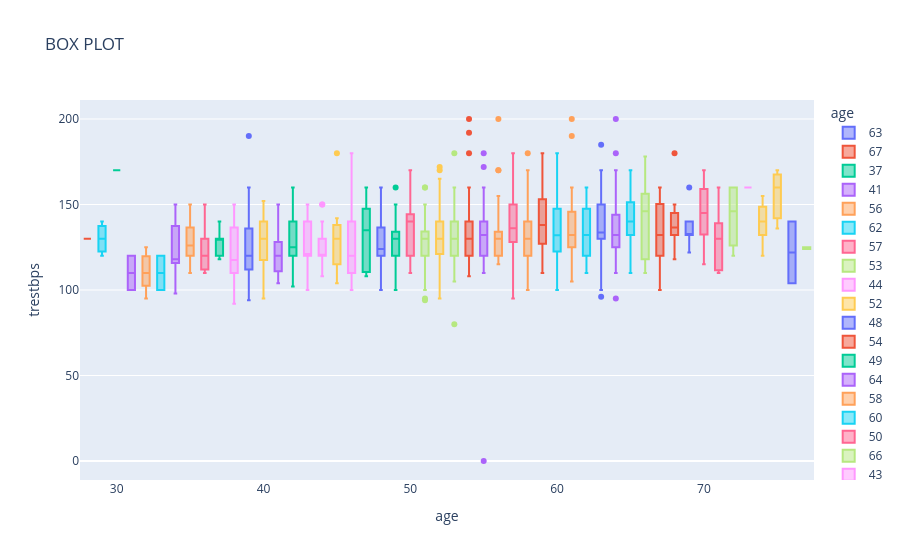

The cell this chart's notebook holds for it:
### Markdown cell above
# EDA Analysis

### Code cell
import plotly .io as pio
fig = px.box(
    df, 
    x="age",
    y="trestbps",
    color="age",
    title="BOX PLOT"
) 
fig.show()

### Figure 1 — Plotly figure (JSON) as saved in the notebook; plotly's stock layout.template omitted (floating-point values rounded to 4 significant figures)
{"data": [{"alignmentgroup": "True", "hovertemplate": "age=%{x}<br>trestbps=%{y}<extra></extra>", "legendgroup": "63", "marker": {"color": "#636efa"}, "name": "63", "notched": false, "offsetgroup": "63", "orientation": "v", "showlegend": true, "type": "box", "x": [63, 63, 63, 63, 63, 63, 63, 63, 63, 63, 63, 63, 63, 63, 63, 63, 63, 63, 63, 63, 63, 63, 63, 63, 63, 63, 63, 63, 63, 63], "x0": " ", "xaxis": "x", "y": [145.0, 130.0, 135.0, 130.0, 150.0, 140.0, 108.0, 140.0, 124.0, 150.0, 100.0, 140.0, 150.0, 150.0, 185.0, 140.0, 132.1, 170.0, 126.0, 130.0, 160.0, 136.0, 132.1, 132.1, 130.0, 160.0, 130.0, 96.0, 110.0, 132.1], "y0": " ", "yaxis": "y"}, {"alignmentgroup": "True", "hovertemplate": "age=%{x}<br>trestbps=%{y}<extra></extra>", "legendgroup": "67", "marker": {"color": "#EF553B"}, "name": "67", "notched": false, "offsetgroup": "67", "orientation": "v", "showlegend": true, "type": "box", "x": [67, 67, 67, 67, 67, 67, 67, 67, 67, 67, 67, 67, 67, 67, 67], "x0": " ", "xaxis": "x", "y": [160.0, 120.0, 125.0, 115.0, 100.0, 152.0, 120.0, 106.0, 152.0, 145.0, 142.0, 160.0, 120.0, 132.1, 140.0], "y0": " ", "yaxis": "y"}, {"alignmentgroup": "True", "hovertemplate": "age=%{x}<br>trestbps=%{y}<extra></extra>", "legendgroup": "37", "marker": {"color": "#00cc96"}, "name": "37", "notched": false, "offsetgroup": "37", "orientation": "v", "showlegend": true, "type": "box", "x": [37, 37, 37, 37, 37, 37, 37, 37, 37, 37, 37], "x0": " ", "xaxis": "x", "y": [130.0, 120.0, 120.0, 130.0, 130.0, 130.0, 130.0, 120.0, 130.0, 140.0, 118.0], "y0": " ", "yaxis": "y"}, {"alignmentgroup": "True", "hovertemplate": "age=%{x}<br>trestbps=%{y}<extra></extra>", "legendgroup": "41", "marker": {"color": "#ab63fa"}, "name": "41", "notched": false, "offsetgroup": "41", "orientation": "v", "showlegend": true, "type": "box", "x": [41, 41, 41, 41, 41, 41, 41, 41, 41, 41, 41, 41, 41, 41, 41, 41, 41, 41, 41, 41, 41, 41, 41, 41], "x0": " ", "xaxis": "x", "y": [130.0, 105.0, 110.0, 135.0, 112.0, 130.0, 112.0, 110.0, 126.0, 120.0, 110.0, 125.0, 130.0, 120.0, 120.0, 125.0, 112.0, 110.0, 120.0, 130.0, 120.0, 125.0, 104.0, 150.0], "y0": " ", "yaxis": "y"}, {"alignmentgroup": "True", "hovertemplate": "age=%{x}<br>trestbps=%{y}<extra></extra>", "legendgroup": "56", "marker": {"color": "#FFA15A"}, "name": "56", "notched": false, "offsetgroup": "56", "orientation": "v", "showlegend": true, "type": "box", "x": [56, 56, 56, 56, 56, 56, 56, 56, 56, 56, 56, 56, 56, 56, 56, 56, 56, 56, 56, 56, 56, 56, 56, 56, 56, 56, 56, 56, 56, 56, 56, 56, 56, 56, 56, 56, 56, 56], "x0": " ", "xaxis": "x", "y": [120.0, 140.0, 130.0, 125.0, 200.0, 132.0, 134.0, 120.0, 130.0, 130.0, 120.0, 130.0, 130.0, 130.0, 130.0, 120.0, 150.0, 120.0, 150.0, 170.0, 155.0, 120.0, 125.0, 155.0, 115.0, 120.0, 120.0, 125.0, 140.0, 126.0, 120.0, 124.0, 170.0, 132.1, 132.1, 128.0, 132.1, 130.0], "y0": " ", "yaxis": "y"}, {"alignmentgroup": "True", "hovertemplate": "age=%{x}<br>trestbps=%{y}<extra></extra>", "legendgroup": "62", "marker": {"color": "#19d3f3"}, "name": "62", "notched": false, "offsetgroup": "62", "orientation": "v", "showlegend": true, "type": "box", "x": [62, 62, 62, 62, 62, 62, 62, 62, 62, 62, 62, 62, 62, 62, 62, 62, 62, 62, 62, 62, 62, 62, 62, 62, 62, 62, 62, 62, 62, 62, 62, 62, 62, 62, 62], "x0": " ", "xaxis": "x", "y": [140.0, 120.0, 160.0, 130.0, 130.0, 124.0, 120.0, 140.0, 138.0, 150.0, 128.0, 160.0, 140.0, 140.0, 120.0, 120.0, 160.0, 115.0, 115.0, 150.0, 110.0, 120.0, 152.0, 132.1, 135.0, 158.0, 112.0, 132.1, 132.1, 120.0, 132.1, 160.0, 158.0, 132.1, 120.0], "y0": " ", "yaxis": "y"}, {"alignmentgroup": "True", "hovertemplate": "age=%{x}<br>trestbps=%{y}<extra></extra>", "legendgroup": "57", "marker": {"color": "#FF6692"}, "name": "57", "notched": false, "offsetgroup": "57", "orientation": "v", "showlegend": true, "type": "box", "x": [57, 57, 57, 57, 57, 57, 57, 57, 57, 57, 57, 57, 57, 57, 57, 57, 57, 57, 57, 57, 57, 57, 57, 57, 57, 57, 57, 57, 57, 57, 57, 57, 57, 57, 57, 57, 57, 57], "x0": " ", "xaxis": "x", "y": [120.0, 140.0, 150.0, 150.0, 128.0, 128.0, 165.0, 132.0, 152.0, 150.0, 110.0, 124.0, 154.0, 110.0, 140.0, 130.0, 130.0, 130.0, 180.0, 140.0, 140.0, 150.0, 105.0, 110.0, 140.0, 140.0, 160.0, 95.0, 128.0, 132.1, 130.0, 140.0, 110.0, 144.0, 156.0, 180.0, 122.0, 130.0], "y0": " ", "yaxis": "y"}, {"alignmentgroup": "True", "hovertemplate": "age=%{x}<br>trestbps=%{y}<extra></extra>", "legendgroup": "53", "marker": {"color": "#B6E880"}, "name": "53", "notched": false, "offsetgroup": "53", "orientation": "v", "showlegend": true, "type": "box", "x": [53, 53, 53, 53, 53, 53, 53, 53, 53, 53, 53, 53, 53, 53, 53, 53, 53, 53, 53, 53, 53, 53, 53, 53, 53, 53, 53, 53, 53, 53, 53, 53, 53], "x0": " ", "xaxis": "x", "y": [140.0, 130.0, 130.0, 128.0, 138.0, 142.0, 130.0, 123.0, 113.0, 140.0, 120.0, 120.0, 140.0, 120.0, 124.0, 130.0, 140.0, 120.0, 145.0, 180.0, 120.0, 130.0, 105.0, 160.0, 120.0, 125.0, 130.0, 80.0, 126.0, 154.0, 155.0, 124.0, 144.0], "y0": " ", "yaxis": "y"}, {"alignmentgroup": "True", "hovertemplate": "age=%{x}<br>trestbps=%{y}<extra></extra>", "legendgroup": "44", "marker": {"color": "#FF97FF"}, "name": "44", "notched": false, "offsetgroup": "44", "orientation": "v", "showlegend": true, "type": "box", "x": [44, 44, 44, 44, 44, 44, 44, 44, 44, 44, 44, 44, 44, 44, 44, 44, 44, 44, 44], "x0": " ", "xaxis": "x", "y": [120.0, 130.0, 112.0, 130.0, 110.0, 140.0, 108.0, 120.0, 118.0, 120.0, 120.0, 120.0, 120.0, 130.0, 150.0, 150.0, 130.0, 135.0, 130.0], "y0": " ", "yaxis": "y"}, {"alignmentgroup": "True", "hovertemplate": "age=%{x}<br>trestbps=%{y}<extra></extra>", "legendgroup": "52", "marker": {"color": "#FECB52"}, "name": "52", "notched": false, "offsetgroup": "52", "orientation": "v", "showlegend": true, "type": "box", "x": [52, 52, 52, 52, 52, 52, 52, 52, 52, 52, 52, 52, 52, 52, 52, 52, 52, 52, 52, 52, 52, 52, 52, 52, 52, 52, 52, 52, 52, 52, 52, 52, 52, 52, 52, 52], "x0": " ", "xaxis": "x", "y": [172.0, 120.0, 128.0, 134.0, 118.0, 128.0, 152.0, 138.0, 108.0, 112.0, 136.0, 125.0, 128.0, 120.0, 140.0, 125.0, 130.0, 120.0, 140.0, 160.0, 140.0, 130.0, 120.0, 170.0, 112.0, 130.0, 140.0, 160.0, 140.0, 160.0, 130.0, 135.0, 165.0, 95.0, 128.0, 122.0], "y0": " ", "yaxis": "y"}, {"alignmentgroup": "True", "hovertemplate": "age=%{x}<br>trestbps=%{y}<extra></extra>", "legendgroup": "48", "marker": {"color": "#636efa"}, "name": "48", "notched": false, "offsetgroup": "48", "orientation": "v", "showlegend": true, "type": "box", "x": [48, 48, 48, 48, 48, 48, 48, 48, 48, 48, 48, 48, 48, 48, 48, 48, 48, 48, 48, 48, 48, 48, 48, 48, 48, 48, 48, 48, 48, 48, 48], "x0": " ", "xaxis": "x", "y": [110.0, 130.0, 130.0, 122.0, 130.0, 124.0, 124.0, 132.1, 120.0, 120.0, 120.0, 108.0, 120.0, 150.0, 100.0, 130.0, 140.0, 110.0, 106.0, 120.0, 160.0, 122.0, 160.0, 160.0, 160.0, 138.0, 115.0, 102.0, 132.1, 132.0, 140.0], "y0": " ", "yaxis": "y"}, {"alignmentgroup": "True", "hovertemplate": "age=%{x}<br>trestbps=%{y}<extra></extra>", "legendgroup": "54", "marker": {"color": "#EF553B"}, "name": "54", "notched": false, "offsetgroup": "54", "orientation": "v", "showlegend": true, "type": "box", "x": [54, 54, 54, 54, 54, 54, 54, 54, 54, 54, 54, 54, 54, 54, 54, 54, 54, 54, 54, 54, 54, 54, 54, 54, 54, 54, 54, 54, 54, 54, 54, 54, 54, 54, 54, 54, 54, 54, 54, 54, 54, 54, 54, 54, 54, 54, 54, 54, 54, 54, 54], "x0": " ", "xaxis": "x", "y": [140.0, 124.0, 125.0, 135.0, 120.0, 150.0, 108.0, 110.0, 120.0, 110.0, 132.0, 192.0, 108.0, 110.0, 160.0, 122.0, 120.0, 120.0, 120.0, 130.0, 140.0, 150.0, 160.0, 120.0, 110.0, 120.0, 120.0, 160.0, 160.0, 120.0, 150.0, 150.0, 125.0, 125.0, 120.0, 130.0, 130.0, 140.0, 200.0, 140.0, 130.0, 120.0, 130.0, 180.0, 132.1, 136.0, 130.0, 138.0, 132.1, 132.1, 127.0], "y0": " ", "yaxis": "y"}, {"alignmentgroup": "True", "hovertemplate": "age=%{x}<br>trestbps=%{y}<extra></extra>", "legendgroup": "49", "marker": {"color": "#00cc96"}, "name": "49", "notched": false, "offsetgroup": "49", "orientation": "v", "showlegend": true, "type": "box", "x": [49, 49, 49, 49, 49, 49, 49, 49, 49, 49, 49, 49, 49, 49, 49, 49, 49, 49, 49, 49, 49, 49], "x0": " ", "xaxis": "x", "y": [130.0, 120.0, 118.0, 134.0, 130.0, 110.0, 110.0, 124.0, 130.0, 100.0, 140.0, 120.0, 140.0, 160.0, 115.0, 130.0, 130.0, 140.0, 128.0, 150.0, 130.0, 132.1], "y0": " ", "yaxis": "y"}, {"alignmentgroup": "True", "hovertemplate": "age=%{x}<br>trestbps=%{y}<extra></extra>", "legendgroup": "64", "marker": {"color": "#ab63fa"}, "name": "64", "notched": false, "offsetgroup": "64", "orientation": "v", "showlegend": true, "type": "box", "x": [64, 64, 64, 64, 64, 64, 64, 64, 64, 64, 64, 64, 64, 64, 64, 64, 64, 64, 64, 64, 64, 64], "x0": " ", "xaxis": "x", "y": [110.0, 140.0, 125.0, 120.0, 145.0, 180.0, 140.0, 130.0, 128.0, 170.0, 200.0, 95.0, 110.0, 120.0, 144.0, 142.0, 130.0, 132.1, 134.0, 150.0, 132.1, 130.0], "y0": " ", "yaxis": "y"}, {"alignmentgroup": "True", "hovertemplate": "age=%{x}<br>trestbps=%{y}<extra></extra>", "legendgroup": "58", "marker": {"color": "#FFA15A"}, "name": "58", "notched": false, "offsetgroup": "58", "orientation": "v", "showlegend": true, "type": "box", "x": [58, 58, 58, 58, 58, 58, 58, 58, 58, 58, 58, 58, 58, 58, 58, 58, 58, 58, 58, 58, 58, 58, 58, 58, 58, 58, 58, 58, 58, 58, 58, 58, 58, 58, 58, 58, 58, 58, 58, 58, 58, 58, 58], "x0": " ", "xaxis": "x", "y": [150.0, 120.0, 132.0, 120.0, 112.0, 128.0, 150.0, 140.0, 105.0, 125.0, 100.0, 128.0, 100.0, 146.0, 136.0, 130.0, 114.0, 170.0, 125.0, 130.0, 130.0, 140.0, 135.0, 130.0, 160.0, 130.0, 136.0, 180.0, 115.0, 130.0, 170.0, 116.0, 132.1, 126.0, 120.0, 132.0, 110.0, 150.0, 132.1, 100.0, 160.0, 150.0, 132.1], "y0": " ", "yaxis": "y"}, {"alignmentgroup": "True", "hovertemplate": "age=%{x}<br>trestbps=%{y}<extra></extra>", "legendgroup": "60", "marker": {"color": "#19d3f3"}, "name": "60", "notched": false, "offsetgroup": "60", "orientation": "v", "showlegend": true, "type": "box", "x": [60, 60, 60, 60, 60, 60, 60, 60, 60, 60, 60, 60, 60, 60, 60, 60, 60, 60, 60, 60, 60, 60, 60, 60, 60, 60, 60, 60, 60, 60, 60, 60], "x0": " ", "xaxis": "x", "y": [130.0, 117.0, 130.0, 145.0, 140.0, 125.0, 150.0, 102.0, 140.0, 158.0, 120.0, 150.0, 120.0, 100.0, 115.0, 125.0, 130.0, 135.0, 160.0, 160.0, 132.0, 180.0, 120.0, 160.0, 152.0, 130.0, 132.1, 120.0, 132.1, 142.0, 132.1, 130.0], "y0": " ", "yaxis": "y"}, {"alignmentgroup": "True", "hovertemplate": "age=%{x}<br>trestbps=%{y}<extra></extra>", "legendgroup": "50", "marker": {"color": "#FF6692"}, "name": "50", "notched": false, "offsetgroup": "50", "orientation": "v", "showlegend": true, "type": "box", "x": [50, 50, 50, 50, 50, 50, 50, 50, 50, 50, 50, 50, 50, 50, 50, 50, 50, 50, 50, 50, 50, 50, 50, 50, 50], "x0": " ", "xaxis": "x", "y": [120.0, 150.0, 140.0, 129.0, 120.0, 110.0, 144.0, 110.0, 120.0, 120.0, 140.0, 170.0, 140.0, 150.0, 140.0, 145.0, 130.0, 140.0, 140.0, 160.0, 115.0, 120.0, 145.0, 144.0, 132.1], "y0": " ", "yaxis": "y"}, {"alignmentgroup": "True", "hovertemplate": "age=%{x}<br>trestbps=%{y}<extra></extra>", "legendgroup": "66", "marker": {"color": "#B6E880"}, "name": "66", "notched": false, "offsetgroup": "66", "orientation": "v", "showlegend": true, "type": "box", "x": [66, 66, 66, 66, 66, 66, 66, 66, 66, 66, 66, 66, 66], "x0": " ", "xaxis": "x", "y": [150.0, 120.0, 160.0, 178.0, 112.0, 160.0, 146.0, 140.0, 155.0, 150.0, 110.0, 120.0, 112.0], "y0": " ", "yaxis": "y"}, {"alignmentgroup": "True", "hovertemplate": "age=%{x}<br>trestbps=%{y}<extra></extra>", "legendgroup": "43", "marker": {"color": "#FF97FF"}, "name": "43", "notched": false, "offsetgroup": "43", "orientation": "v", "showlegend": true, "type": "box", "x": [43, 43, 43, 43, 43, 43, 43, 43, 43, 43, 43, 43, 43, 43, 43, 43, 43, 43, 43, 43, 43, 43, 43, 43], "x0": " ", "xaxis": "x", "y": [150.0, 120.0, 132.0, 122.0, 130.0, 132.0, 110.0, 115.0, 100.0, 120.0, 120.0, 120.0, 120.0, 150.0, 150.0, 142.0, 150.0, 120.0, 120.0, 140.0, 100.0, 115.0, 140.0, 122.0], "y0": " ", "yaxis": "y"}, {"alignmentgroup": "True", "hovertemplate": "age=%{x}<br>trestbps=%{y}<extra></extra>", "legendgroup": "40", "marker": {"color": "#FECB52"}, "name": "40", "notched": false, "offsetgroup": "40", "orientation": "v", "showlegend": true, "type": "box", "x": [40, 40, 40, 40, 40, 40, 40, 40, 40, 40, 40, 40, 40], "x0": " ", "xaxis": "x", "y": [110.0, 140.0, 152.0, 130.0, 140.0, 130.0, 130.0, 140.0, 120.0, 150.0, 95.0, 125.0, 106.0], "y0": " ", "yaxis": "y"}, {"alignmentgroup": "True", "hovertemplate": "age=%{x}<br>trestbps=%{y}<extra></extra>", "legendgroup": "69", "marker": {"color": "#636efa"}, "name": "69", "notched": false, "offsetgroup": "69", "orientation": "v", "showlegend": true, "type": "box", "x": [69, 69, 69, 69, 69, 69, 69, 69, 69, 69, 69, 69, 69], "x0": " ", "xaxis": "x", "y": [140.0, 140.0, 160.0, 135.0, 132.1, 130.0, 140.0, 140.0, 132.1, 132.1, 132.1, 122.0, 132.1], "y0": " ", "yaxis": "y"}, {"alignmentgroup": "True", "hovertemplate": "age=%{x}<br>trestbps=%{y}<extra></extra>", "legendgroup": "59", "marker": {"color": "#EF553B"}, "name": "59", "notched": false, "offsetgroup": "59", "orientation": "v", "showlegend": true, "type": "box", "x": [59, 59, 59, 59, 59, 59, 59, 59, 59, 59, 59, 59, 59, 59, 59, 59, 59, 59, 59, 59, 59, 59, 59, 59, 59, 59, 59, 59, 59, 59, 59, 59, 59, 59, 59], "x0": " ", "xaxis": "x", "y": [135.0, 150.0, 170.0, 110.0, 140.0, 140.0, 170.0, 174.0, 178.0, 160.0, 138.0, 126.0, 134.0, 164.0, 130.0, 140.0, 130.0, 180.0, 140.0, 130.0, 130.0, 140.0, 125.0, 110.0, 120.0, 125.0, 135.0, 140.0, 154.0, 122.0, 132.1, 178.0, 124.0, 125.0, 140.0], "y0": " ", "yaxis": "y"}, {"alignmentgroup": "True", "hovertemplate": "age=%{x}<br>trestbps=%{y}<extra></extra>", "legendgroup": "42", "marker": {"color": "#00cc96"}, "name": "42", "notched": false, "offsetgroup": "42", "orientation": "v", "showlegend": true, "type": "box", "x": [42, 42, 42, 42, 42, 42, 42, 42, 42, 42, 42, 42, 42, 42, 42, 42, 42, 42], "x0": " ", "xaxis": "x", "y": [140.0, 102.0, 148.0, 120.0, 120.0, 120.0, 136.0, 130.0, 115.0, 120.0, 120.0, 150.0, 120.0, 160.0, 140.0, 105.0, 145.0, 134.0], "y0": " ", "yaxis": "y"}, {"alignmentgroup": "True", "hovertemplate": "age=%{x}<br>trestbps=%{y}<extra></extra>", "legendgroup": "55", "marker": {"color": "#ab63fa"}, "name": "55", "notched": false, "offsetgroup": "55", "orientation": "v", "showlegend": true, "type": "box", "x": [55, 55, 55, 55, 55, 55, 55, 55, 55, 55, 55, 55, 55, 55, 55, 55, 55, 55, 55, 55, 55, 55, 55, 55, 55, 55, 55, 55, 55, 55, 55, 55, 55, 55, 55, 55, 55, 55, 55, 55, 55], "x0": " ", "xaxis": "x", "y": [132.0, 140.0, 135.0, 160.0, 130.0, 180.0, 128.0, 132.0, 110.0, 122.0, 130.0, 120.0, 140.0, 145.0, 110.0, 120.0, 120.0, 140.0, 140.0, 140.0, 140.0, 160.0, 145.0, 140.0, 115.0, 120.0, 140.0, 142.0, 132.1, 0.0, 120.0, 110.0, 132.1, 150.0, 116.0, 172.0, 132.1, 158.0, 132.1, 120.0, 122.0], "y0": " ", "yaxis": "y"}, {"alignmentgroup": "True", "hovertemplate": "age=%{x}<br>trestbps=%{y}<extra></extra>", "legendgroup": "61", "marker": {"color": "#FFA15A"}, "name": "61", "notched": false, "offsetgroup": "61", "orientation": "v", "showlegend": true, "type": "box", "x": [61, 61, 61, 61, 61, 61, 61, 61, 61, 61, 61, 61, 61, 61, 61, 61, 61, 61, 61, 61, 61, 61, 61, 61, 61, 61, 61, 61, 61, 61, 61], "x0": " ", "xaxis": "x", "y": [150.0, 130.0, 120.0, 145.0, 134.0, 138.0, 140.0, 148.0, 130.0, 125.0, 200.0, 105.0, 110.0, 125.0, 130.0, 130.0, 150.0, 150.0, 160.0, 120.0, 132.1, 110.0, 146.0, 120.0, 132.1, 140.0, 142.0, 132.1, 190.0, 132.1, 120.0], "y0": " ", "yaxis": "y"}, {"alignmentgroup": "True", "hovertemplate": "age=%{x}<br>trestbps=%{y}<extra></extra>", "legendgroup": "65", "marker": {"color": "#19d3f3"}, "name": "65", "notched": false, "offsetgroup": "65", "orientation": "v", "showlegend": true, "type": "box", "x": [65, 65, 65, 65, 65, 65, 65, 65, 65, 65, 65, 65, 65, 65, 65, 65, 65, 65, 65, 65, 65], "x0": " ", "xaxis": "x", "y": [150.0, 140.0, 120.0, 155.0, 110.0, 160.0, 135.0, 138.0, 140.0, 170.0, 130.0, 115.0, 145.0, 155.0, 160.0, 150.0, 132.1, 132.1, 136.0, 150.0, 132.1], "y0": " ", "yaxis": "y"}, {"alignmentgroup": "True", "hovertemplate": "age=%{x}<br>trestbps=%{y}<extra></extra>", "legendgroup": "71", "marker": {"color": "#FF6692"}, "name": "71", "notched": false, "offsetgroup": "71", "orientation": "v", "showlegend": true, "type": "box", "x": [71, 71, 71, 71, 71], "x0": " ", "xaxis": "x", "y": [160.0, 110.0, 112.0, 132.1, 130.0], "y0": " ", "yaxis": "y"}, {"alignmentgroup": "True", "hovertemplate": "age=%{x}<br>trestbps=%{y}<extra></extra>", "legendgroup": "51", "marker": {"color": "#B6E880"}, "name": "51", "notched": false, "offsetgroup": "51", "orientation": "v", "showlegend": true, "type": "box", "x": [51, 51, 51, 51, 51, 51, 51, 51, 51, 51, 51, 51, 51, 51, 51, 51, 51, 51, 51, 51, 51, 51, 51, 51, 51, 51, 51, 51, 51, 51, 51, 51, 51, 51, 51], "x0": " ", "xaxis": "x", "y": [110.0, 125.0, 130.0, 140.0, 130.0, 100.0, 94.0, 140.0, 125.0, 140.0, 140.0, 120.0, 160.0, 110.0, 130.0, 150.0, 125.0, 130.0, 130.0, 160.0, 135.0, 120.0, 110.0, 120.0, 130.0, 130.0, 140.0, 95.0, 132.1, 128.0, 132.1, 132.1, 132.1, 132.1, 114.0], "y0": " ", "yaxis": "y"}, {"alignmentgroup": "True", "hovertemplate": "age=%{x}<br>trestbps=%{y}<extra></extra>", "legendgroup": "46", "marker": {"color": "#FF97FF"}, "name": "46", "notched": false, "offsetgroup": "46", "orientation": "v", "showlegend": true, "type": "box", "x": [46, 46, 46, 46, 46, 46, 46, 46, 46, 46, 46, 46, 46, 46, 46, 46, 46, 46, 46, 46, 46, 46, 46, 46], "x0": " ", "xaxis": "x", "y": [142.0, 150.0, 101.0, 105.0, 138.0, 120.0, 140.0, 130.0, 140.0, 120.0, 150.0, 110.0, 110.0, 180.0, 110.0, 118.0, 120.0, 120.0, 130.0, 140.0, 100.0, 115.0, 110.0, 134.0], "y0": " ", "yaxis": "y"}, {"alignmentgroup": "True", "hovertemplate": "age=%{x}<br>trestbps=%{y}<extra></extra>", "legendgroup": "45", "marker": {"color": "#FECB52"}, "name": "45", "notched": false, "offsetgroup": "45", "orientation": "v", "showlegend": true, "type": "box", "x": [45, 45, 45, 45, 45, 45, 45, 45, 45, 45, 45, 45, 45, 45, 45, 45, 45, 45], "x0": " ", "xaxis": "x", "y": [104.0, 115.0, 130.0, 128.0, 112.0, 138.0, 142.0, 110.0, 130.0, 180.0, 132.0, 140.0, 135.0, 120.0, 140.0, 130.0, 110.0, 132.1], "y0": " ", "yaxis": "y"}, {"alignmentgroup": "True", "hovertemplate": "age=%{x}<br>trestbps=%{y}<extra></extra>", "legendgroup": "39", "marker": {"color": "#636efa"}, "name": "39", "notched": false, "offsetgroup": "39", "orientation": "v", "showlegend": true, "type": "box", "x": [39, 39, 39, 39, 39, 39, 39, 39, 39, 39, 39, 39, 39, 39, 39], "x0": " ", "xaxis": "x", "y": [140.0, 118.0, 94.0, 138.0, 110.0, 120.0, 120.0, 120.0, 130.0, 190.0, 120.0, 160.0, 110.0, 130.0, 110.0], "y0": " ", "yaxis": "y"}, {"alignmentgroup": "True", "hovertemplate": "age=%{x}<br>trestbps=%{y}<extra></extra>", "legendgroup": "68", "marker": {"color": "#EF553B"}, "name": "68", "notched": false, "offsetgroup": "68", "orientation": "v", "showlegend": true, "type": "box", "x": [68, 68, 68, 68, 68, 68, 68, 68, 68, 68], "x0": " ", "xaxis": "x", "y": [180.0, 118.0, 120.0, 144.0, 135.0, 145.0, 138.0, 150.0, 132.1, 134.0], "y0": " ", "yaxis": "y"}, {"alignmentgroup": "True", "hovertemplate": "age=%{x}<br>trestbps=%{y}<extra></extra>", "legendgroup": "47", "marker": {"color": "#00cc96"}, "name": "47", "notched": false, "offsetgroup": "47", "orientation": "v", "showlegend": true, "type": "box", "x": [47, 47, 47, 47, 47, 47, 47, 47, 47, 47, 47, 47, 47, 47, 47, 47, 47, 47, 47], "x0": " ", "xaxis": "x", "y": [138.0, 108.0, 112.0, 110.0, 130.0, 140.0, 130.0, 110.0, 160.0, 140.0, 140.0, 150.0, 135.0, 120.0, 160.0, 110.0, 155.0, 110.0, 160.0], "y0": " ", "yaxis": "y"}, {"alignmentgroup": "True", "hovertemplate": "age=%{x}<br>trestbps=%{y}<extra></extra>", "legendgroup": "34", "marker": {"color": "#ab63fa"}, "name": "34", "notched": false, "offsetgroup": "34", "orientation": "v", "showlegend": true, "type": "box", "x": [34, 34, 34, 34, 34, 34, 34], "x0": " ", "xaxis": "x", "y": [118.0, 118.0, 130.0, 150.0, 98.0, 140.0, 115.0], "y0": " ", "yaxis": "y"}, {"alignmentgroup": "True", "hovertemplate": "age=%{x}<br>trestbps=%{y}<extra></extra>", "legendgroup": "35", "marker": {"color": "#FFA15A"}, "name": "35", "notched": false, "offsetgroup": "35", "orientation": "v", "showlegend": true, "type": "box", "x": [35, 35, 35, 35, 35, 35, 35, 35, 35, 35, 35], "x0": " ", "xaxis": "x", "y": [138.0, 120.0, 126.0, 122.0, 120.0, 140.0, 120.0, 150.0, 110.0, 132.1, 132.1], "y0": " ", "yaxis": "y"}, {"alignmentgroup": "True", "hovertemplate": "age=%{x}<br>trestbps=%{y}<extra></extra>", "legendgroup": "29", "marker": {"color": "#19d3f3"}, "name": "29", "notched": false, "offsetgroup": "29", "orientation": "v", "showlegend": true, "type": "box", "x": [29, 29, 29], "x0": " ", "xaxis": "x", "y": [130.0, 120.0, 140.0], "y0": " ", "yaxis": "y"}, {"alignmentgroup": "True", "hovertemplate": "age=%{x}<br>trestbps=%{y}<extra></extra>", "legendgroup": "70", "marker": {"color": "#FF6692"}, "name": "70", "notched": false, "offsetgroup": "70", "orientation": "v", "showlegend": true, "type": "box", "x": [70, 70, 70, 70, 70, 70, 70], "x0": " ", "xaxis": "x", "y": [145.0, 130.0, 160.0, 156.0, 115.0, 140.0, 170.0], "y0": " ", "yaxis": "y"}, {"alignmentgroup": "True", "hovertemplate": "age=%{x}<br>trestbps=%{y}<extra></extra>", "legendgroup": "77", "marker": {"color": "#B6E880"}, "name": "77", "notched": false, "offsetgroup": "77", "orientation": "v", "showlegend": true, "type": "box", "x": [77, 77], "x0": " ", "xaxis": "x", "y": [125.0, 124.0], "y0": " ", "yaxis": "y"}, {"alignmentgroup": "True", "hovertemplate": "age=%{x}<br>trestbps=%{y}<extra></extra>", "legendgroup": "38", "marker": {"color": "#FF97FF"}, "name": "38", "notched": false, "offsetgroup": "38", "orientation": "v", "showlegend": true, "type": "box", "x": [38, 38, 38, 38, 38, 38, 38, 38, 38, 38, 38, 38, 38, 38, 38, 38], "x0": " ", "xaxis": "x", "y": [120.0, 138.0, 120.0, 140.0, 145.0, 110.0, 120.0, 92.0, 110.0, 105.0, 110.0, 100.0, 115.0, 135.0, 150.0, 110.0], "y0": " ", "yaxis": "y"}, {"alignmentgroup": "True", "hovertemplate": "age=%{x}<br>trestbps=%{y}<extra></extra>", "legendgroup": "74", "marker": {"color": "#FECB52"}, "name": "74", "notched": false, "offsetgroup": "74", "orientation": "v", "showlegend": true, "type": "box", "x": [74, 74, 74, 74, 74, 74, 74], "x0": " ", "xaxis": "x", "y": [120.0, 145.0, 132.1, 150.0, 132.1, 140.0, 155.0], "y0": " ", "yaxis": "y"}, {"alignmentgroup": "True", "hovertemplate": "age=%{x}<br>trestbps=%{y}<extra></extra>", "legendgroup": "76", "marker": {"color": "#636efa"}, "name": "76", "notched": false, "offsetgroup": "76", "orientation": "v", "showlegend": true, "type": "box", "x": [76, 76], "x0": " ", "xaxis": "x", "y": [140.0, 104.0], "y0": " ", "yaxis": "y"}, {"alignmentgroup": "True", "hovertemplate": "age=%{x}<br>trestbps=%{y}<extra></extra>", "legendgroup": "28", "marker": {"color": "#EF553B"}, "name": "28", "notched": false, "offsetgroup": "28", "orientation": "v", "showlegend": true, "type": "box", "x": [28], "x0": " ", "xaxis": "x", "y": [130.0], "y0": " ", "yaxis": "y"}, {"alignmentgroup": "True", "hovertemplate": "age=%{x}<br>trestbps=%{y}<extra></extra>", "legendgroup": "30", "marker": {"color": "#00cc96"}, "name": "30", "notched": false, "offsetgroup": "30", "orientation": "v", "showlegend": true, "type": "box", "x": [30], "x0": " ", "xaxis": "x", "y": [170.0], "y0": " ", "yaxis": "y"}, {"alignmentgroup": "True", "hovertemplate": "age=%{x}<br>trestbps=%{y}<extra></extra>", "legendgroup": "31", "marker": {"color": "#ab63fa"}, "name": "31", "notched": false, "offsetgroup": "31", "orientation": "v", "showlegend": true, "type": "box", "x": [31, 31], "x0": " ", "xaxis": "x", "y": [100.0, 120.0], "y0": " ", "yaxis": "y"}, {"alignmentgroup": "True", "hovertemplate": "age=%{x}<br>trestbps=%{y}<extra></extra>", "legendgroup": "32", "marker": {"color": "#FFA15A"}, "name": "32", "notched": false, "offsetgroup": "32", "orientation": "v", "showlegend": true, "type": "box", "x": [32, 32, 32, 32, 32], "x0": " ", "xaxis": "x", "y": [105.0, 110.0, 125.0, 118.0, 95.0], "y0": " ", "yaxis": "y"}, {"alignmentgroup": "True", "hovertemplate": "age=%{x}<br>trestbps=%{y}<extra></extra>", "legendgroup": "33", "marker": {"color": "#19d3f3"}, "name": "33", "notched": false, "offsetgroup": "33", "orientation": "v", "showlegend": true, "type": "box", "x": [33, 33], "x0": " ", "xaxis": "x", "y": [120.0, 100.0], "y0": " ", "yaxis": "y"}, {"alignmentgroup": "True", "hovertemplate": "age=%{x}<br>trestbps=%{y}<extra></extra>", "legendgroup": "36", "marker": {"color": "#FF6692"}, "name": "36", "notched": false, "offsetgroup": "36", "orientation": "v", "showlegend": true, "type": "box", "x": [36, 36, 36, 36, 36, 36], "x0": " ", "xaxis": "x", "y": [120.0, 112.0, 130.0, 150.0, 120.0, 110.0], "y0": " ", "yaxis": "y"}, {"alignmentgroup": "True", "hovertemplate": "age=%{x}<br>trestbps=%{y}<extra></extra>", "legendgroup": "72", "marker": {"color": "#B6E880"}, "name": "72", "notched": false, "offsetgroup": "72", "orientation": "v", "showlegend": true, "type": "box", "x": [72, 72, 72, 72], "x0": " ", "xaxis": "x", "y": [160.0, 120.0, 132.1, 160.0], "y0": " ", "yaxis": "y"}, {"alignmentgroup": "True", "hovertemplate": "age=%{x}<br>trestbps=%{y}<extra></extra>", "legendgroup": "73", "marker": {"color": "#FF97FF"}, "name": "73", "notched": false, "offsetgroup": "73", "orientation": "v", "showlegend": true, "type": "box", "x": [73], "x0": " ", "xaxis": "x", "y": [160.0], "y0": " ", "yaxis": "y"}, {"alignmentgroup": "True", "hovertemplate": "age=%{x}<br>trestbps=%{y}<extra></extra>", "legendgroup": "75", "marker": {"color": "#FECB52"}, "name": "75", "notched": false, "offsetgroup": "75", "orientation": "v", "showlegend": true, "type": "box", "x": [75, 75, 75], "x0": " ", "xaxis": "x", "y": [170.0, 136.0, 160.0], "y0": " ", "yaxis": "y"}], "layout": {"boxmode": "overlay", "legend": {"title": {"text": "age"}, "tracegroupgap": 0}, "title": {"text": "BOX PLOT"}, "xaxis": {"anchor": "y", "categoryarray": [63, 67, 37, 41, 56, 62, 57, 53, 44, 52, 48, 54, 49, 64, 58, 60, 50, 66, 43, 40, 69, 59, 42, 55, 61, 65, 71, 51, 46, 45, 39, 68, 47, 34, 35, 29, 70, 77, 38, 74, 76, 28, 30, 31, 32, 33, 36, 72, 73, 75], "categoryorder": "array", "domain": [0, 1], "title": {"text": "age"}}, "yaxis": {"anchor": "x", "domain": [0, 1], "title": {"text": "trestbps"}}}}
